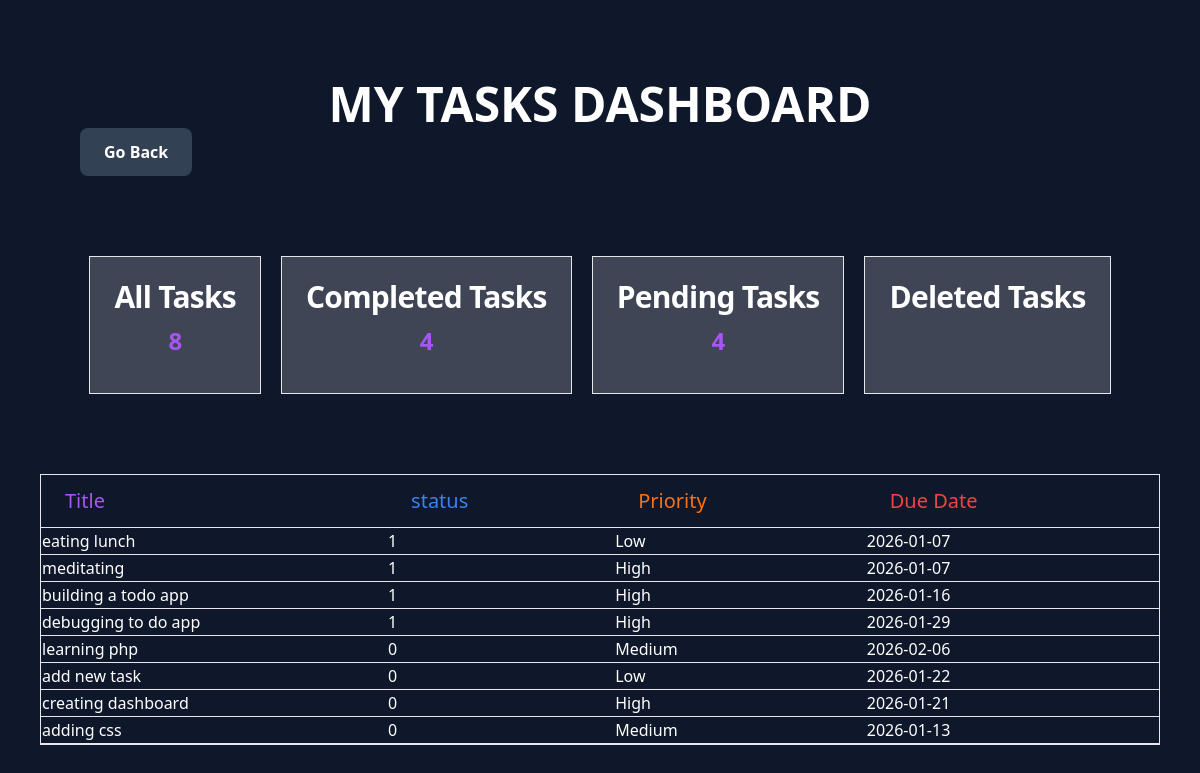
/dashboard.php, run on an earlier commit of the app's database.
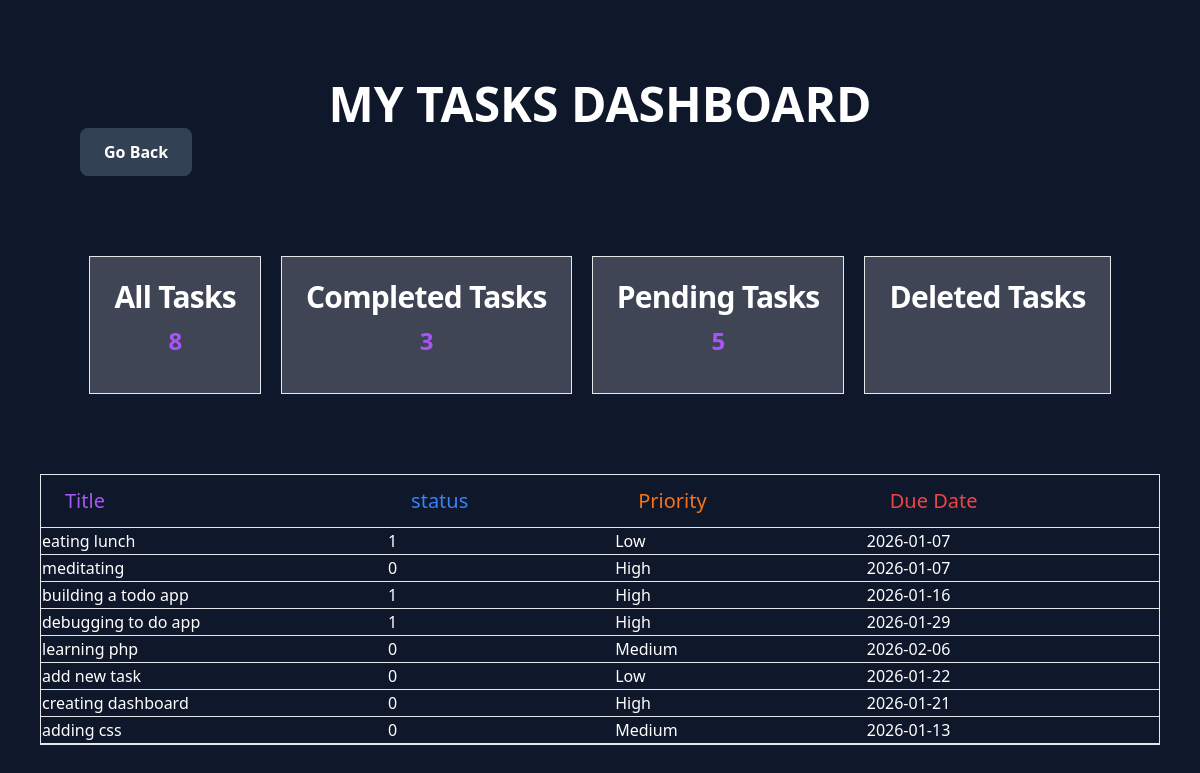
And on a later commit of the database.
### tables this page shows
CREATE TABLE tasks(
            id INTEGER PRIMARY KEY,
            title TEXT NOT NULL,
            is_complete INTEGER DEFAULT 0,
            priority TEXT CHECK (priority IN ('High', 'Medium', 'Low')),
            due_date DATE,
            created_at TIMESTAMP DEFAULT CURRENT_TIMESTAMP
        );

### dashboard.php (the view, shortened to what this page needs)
<?php
require_once __DIR__. '/dbConfig.php';
$sql=$connection->query("SELECT COUNT(*) AS total FROM tasks");
$total_tasks=$sql->fetch(PDO::FETCH_ASSOC)['total'];
$sql=$connection->query("SELECT COUNT(*) AS completed FROM tasks WHERE is_complete=1");
$result=$sql->fetch(PDO::FETCH_ASSOC)['completed'];
$sql_query=$connection->query("SELECT COUNT(*) AS incomplete FROM tasks WHERE is_complete=0");
$pending=$sql_query->fetch(PDO::FETCH_ASSOC)['incomplete'];
$view = $_GET['filter'] ?? 'all' ;
$view_tasks=[];
if($view=='all'){
    $sth=$connection->query("SELECT * FROM tasks");
    $sth->setFetchMode(PDO::FETCH_ASSOC);
    $view_tasks=$sth->fetchAll();
}elseif( $view=='completed'){
    $smt=$connection->query("SELECT * FROM tasks WHERE is_complete=1");
    $smt->setFetchMode(PDO::FETCH_ASSOC);
    $view_tasks=$smt->fetchAll();
}elseif($view=='pending'){
    $dbc=$connection->query("SELECT * FROM tasks WHERE is_complete=0");
    $dbc->setFetchMode(PDO::FETCH_ASSOC);
    $view_tasks=$dbc->fetchAll();
}
?>
<!DOCTYPE html>
<html lang="en">
<head>
    <script src="https://cdn.tailwindcss.com"></script>
</head>
<body class="bg-slate-900">
    <div class="p-20">
     <h3 class="text-white flex justify-center text-5xl font-bold">MY TASKS DASHBOARD</h3>
     <a href="/" class=" inline-block bg-slate-700 hover:bg-slate-600 text-white px-6 py-3 rounded-lg font-semibold transition">Go Back</a>
    </div>
   <div class="container flex flex-row mx-auto gap-5 max-w-9xl justify-center">
    <a href="dashboard.php?filter=all" class="bg-white/20 block max-w-sm p-6 border border-default rounded-base shadow-xs hover:bg-neutral-secondary-medium">
        <h5 class="mb-3 text-3xl font-semibold  text-white tracking-tight text-heading leading-8">All Tasks</h5>
       <h4 class="mb-3 text-2xl text-center text-purple-500 font-bold tracking-tight text-heading leading-8"><?=  $total_tasks?></h4>
    </a>
    <a href="dashboard.php?filter=completed" class="bg-white/20 block max-w-sm p-6 border border-default rounded-base shadow-xs hover:bg-neutral-secondary-medium">
        <h5 class="mb-3 text-3xl font-semibold text-white tracking-tight text-heading leading-8">Completed Tasks</h5>
        <h4 class="mb-3 text-2xl  text-center text-purple-500 font-bold tracking-tight text-heading leading-8"><?=  $result?></h4>
    </a>
    <a href="dashboard.php?filter=pending" class="bg-white/20 block max-w-sm p-6 border border-default rounded-base shadow-xs hover:bg-neutral-secondary-medium">
        <h5 class="mb-3 text-3xl font-semibold text-white tracking-tight text-heading leading-8">Pending Tasks</h5>
        <h4 class="mb-3 text-2xl  text-center text-purple-500 font-bold tracking-tight text-heading leading-8"><?=  $pending?></h4>
    </a>
    <a href="#" class="bg-white/20 block max-w-sm p-6 border border-default rounded-base shadow-xs hover:bg-neutral-secondary-medium">
        <h5 class="mb-3 text-3xl font-semibold text-white tracking-tight text-heading leading-8">Deleted Tasks</h5>
    </a>
   </div>
   <div class="container-fluid text-white py-20 px-10">
    <div class="relative overflow-x-auto bg-neutral-primary-soft shadow-xs rounded-base border border-default">
        <table class="w-full text-md text-left rtl:text-right text-body">
            <thead class="text-sm text-body bg-neutral-secondary-soft border-b rounded-base border-default">
                <tr>
                    <th scope="col" class="px-6 py-3 font-medium text-xl text-purple-500 text-heading">
                        Title
                    </th>
                     <th scope="col" class="px-6 py-3 font-medium text-xl text-blue-500 text-heading">
                        status
                    </th>
                    <th scope="col" class="px-6 py-3 font-medium text-xl text-orange-500 text-heading">
                        Priority
                    </th>
                    <th scope="col" class="px-6 py-3 font-medium text-xl text-red-500 text-heading">
                        Due Date
                    </th>
                </tr>
            </thead>
            <tbody>
             <?php
               foreach($view_tasks as $row){
                    echo "<tr class='border-b border-default'> ";
                    echo"<td>" .$row['title']. "</td>";
                    echo"<td>" .$row['is_complete']. "</td>";
                    echo"<td>" .$row['priority']. "</td>";
                   echo"<td>" .$row['due_date'] ."</td>";
                   echo "</tr>";
               }
             ?>
            </tbody>
        </table>
    </div>
   </div>
</body>
</html>

What changed in the data, as far as the page shows it:
changed tasks "meditating": is_complete "1" → "0"
Also different on the page:
$result: "4" → "3"
$pending: "4" → "5"
